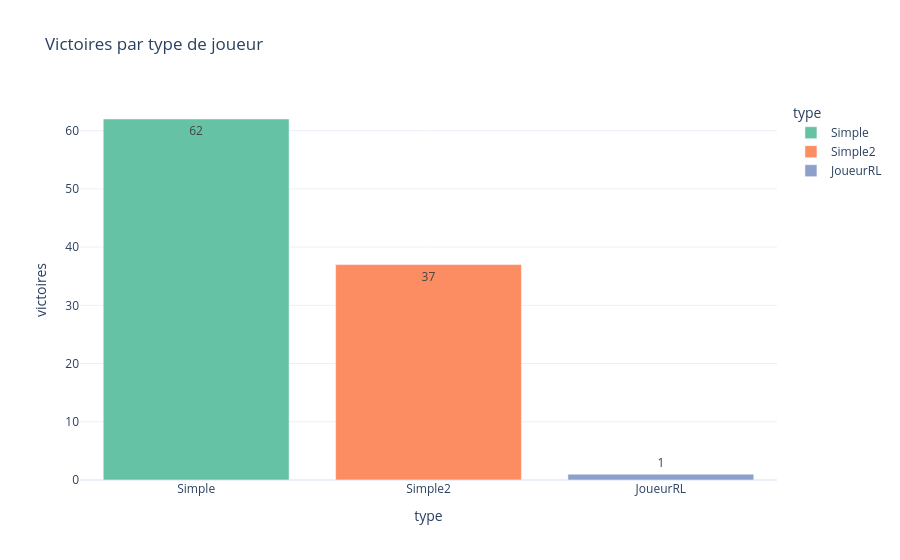
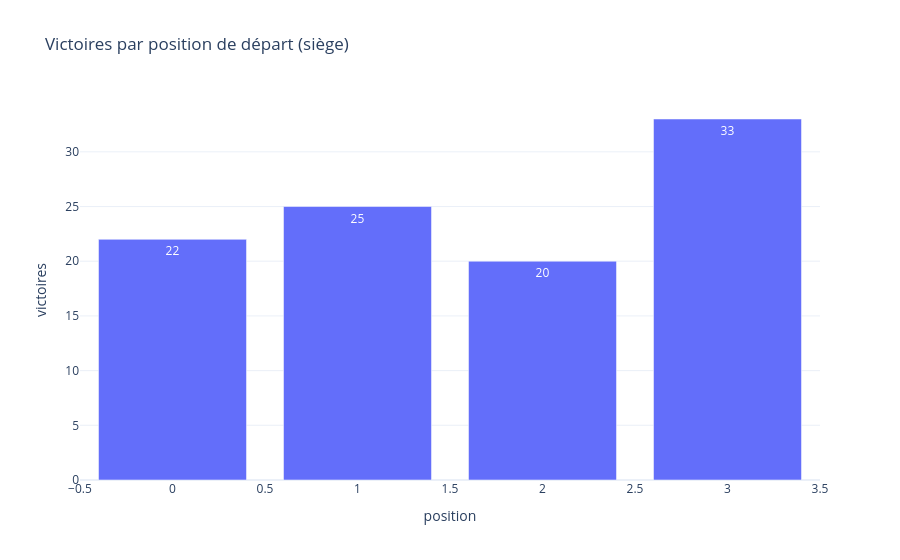

Write notebook code for charts like these, in order.
### Markdown cell above
## 3. Vue d'ensemble

Qui gagne, avec combien de points, et en combien de temps.

### Code cell
vt = df_parties["type_gagnant"].value_counts().reset_index()
vt.columns = ["type", "victoires"]
fig = px.bar(vt, x="type", y="victoires", color="type", text="victoires",
             title="Victoires par type de joueur", color_discrete_sequence=PALETTE)
fig.show()

vp = df_parties["gagnant"].value_counts().sort_index().reset_index()
vp.columns = ["position", "victoires"]
px.bar(vp, x="position", y="victoires", text="victoires",
       title="Victoires par position de départ (siège)").show()

### Figure 1 — Plotly figure (JSON) as saved in the notebook; plotly's stock layout.template omitted (floating-point values rounded to 4 significant figures)
{"data": [{"alignmentgroup": "True", "hovertemplate": "type=%{x}<br>victoires=%{text}<extra></extra>", "legendgroup": "Simple", "marker": {"color": "rgb(102,194,165)", "pattern": {"shape": ""}}, "name": "Simple", "offsetgroup": "Simple", "orientation": "v", "showlegend": true, "text": [62], "textposition": "auto", "type": "bar", "x": ["Simple"], "xaxis": "x", "y": [62], "yaxis": "y"}, {"alignmentgroup": "True", "hovertemplate": "type=%{x}<br>victoires=%{text}<extra></extra>", "legendgroup": "Simple2", "marker": {"color": "rgb(252,141,98)", "pattern": {"shape": ""}}, "name": "Simple2", "offsetgroup": "Simple2", "orientation": "v", "showlegend": true, "text": [37], "textposition": "auto", "type": "bar", "x": ["Simple2"], "xaxis": "x", "y": [37], "yaxis": "y"}, {"alignmentgroup": "True", "hovertemplate": "type=%{x}<br>victoires=%{text}<extra></extra>", "legendgroup": "JoueurRL", "marker": {"color": "rgb(141,160,203)", "pattern": {"shape": ""}}, "name": "JoueurRL", "offsetgroup": "JoueurRL", "orientation": "v", "showlegend": true, "text": [1], "textposition": "auto", "type": "bar", "x": ["JoueurRL"], "xaxis": "x", "y": [1], "yaxis": "y"}], "layout": {"barmode": "relative", "legend": {"title": {"text": "type"}, "tracegroupgap": 0}, "title": {"text": "Victoires par type de joueur"}, "xaxis": {"anchor": "y", "categoryarray": ["Simple", "Simple2", "JoueurRL"], "categoryorder": "array", "domain": [0, 1], "title": {"text": "type"}}, "yaxis": {"anchor": "x", "domain": [0, 1], "title": {"text": "victoires"}}}}

### Figure 2 — Plotly figure (JSON) as saved in the notebook; plotly's stock layout.template omitted (floating-point values rounded to 4 significant figures)
{"data": [{"alignmentgroup": "True", "hovertemplate": "position=%{x}<br>victoires=%{text}<extra></extra>", "legendgroup": "", "marker": {"color": "#636efa", "pattern": {"shape": ""}}, "name": "", "offsetgroup": "", "orientation": "v", "showlegend": false, "text": [22, 25, 20, 33], "textposition": "auto", "type": "bar", "x": [0, 1, 2, 3], "xaxis": "x", "y": [22, 25, 20, 33], "yaxis": "y"}], "layout": {"barmode": "relative", "legend": {"tracegroupgap": 0}, "title": {"text": "Victoires par position de départ (siège)"}, "xaxis": {"anchor": "y", "domain": [0, 1], "title": {"text": "position"}}, "yaxis": {"anchor": "x", "domain": [0, 1], "title": {"text": "victoires"}}}}
